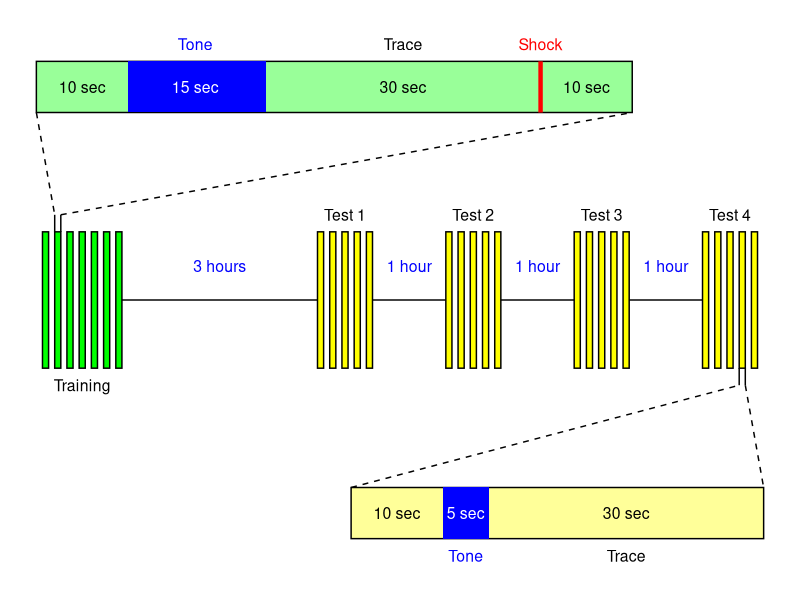

Reproduce this figure in R.
library(tidyverse)

# figure 1a schematic diagram
df <- data.frame(
    left = c(seq(1, length.out = 7, by = 2), seq(46, length.out = 5, by = 2),
             seq(67, length.out = 5, by = 2), seq(88, length.out = 5, by = 2),
             seq(109, length.out = 5, by = 2)),
    right = c(seq(2, length.out = 7, by = 2), seq(47, length.out = 5, by = 2),
              seq(68, length.out = 5, by = 2), seq(89, length.out = 5, by = 2),
              seq(110, length.out = 5, by = 2)),
    up = rep(2, 27),
    down = rep(-2, 27)
)

f1a <- ggplot(df, aes(xmin=left, xmax=right, ymin=down, ymax=up))+
    ylim(-8, 8)+
    theme_void()+
    geom_rect(colour = "black", fill = c(rep("green", 7), rep("yellow", 20)))+
    annotate("segment", x = 14, xend = 46, y = 0, yend = 0)+
    annotate("segment", x = seq(55, length.out = 3, by = 21), xend = seq(67, length.out = 3, by = 21), y = 0, yend = 0)+
    annotate("text", x = 30, y = 1, label = "3 hours", color = "blue", size = 4)+
    annotate("text", x = seq(61, length.out = 3, by = 21), y = 1, label = "1 hour", color = "blue", size = 4)+
    annotate("text", x = 7.5, y = -2.5, label = "Training", size = 4)+
    annotate("text", x = 50.5, y = 2.5, label = "Test 1", size = 4)+
    annotate("text", x = 71.5, y = 2.5, label = "Test 2", size = 4)+
    annotate("text", x = 92.5, y = 2.5, label = "Test 3", size = 4)+
    annotate("text", x = 113.5, y = 2.5, label = "Test 4", size = 4)+
    annotate("rect", xmin = 0, xmax = 97.5, ymin = 5.5, ymax = 7, color = "black", fill = "green", alpha = 0.4)+
    annotate("rect", xmin = 15, xmax = 37.5, ymin = 5.5, ymax = 7, alpha = 1, fill = "blue")+
    annotate("segment", x = 82.5, xend = 82.5, y = 5.5, yend = 7, size = 1.5, color = "red")+
    annotate("text", x = 26, y = 7.5, label = "Tone", color = "blue", size = 4)+
    annotate("text", x = 82.5, y = 7.5, label = "Shock", color = "red", size = 4)+
    annotate("text", x = 60, y = 7.5, label = "Trace", size = 4)+
    annotate("text", x = 7.5, y = 6.25, label = "10 sec", size = 4)+
    annotate("text", x = 26, y = 6.25, label = "15 sec", size = 4, color = "white")+
    annotate("text", x = 60, y = 6.25, label = "30 sec", size = 4)+
    annotate("text", x = 90, y = 6.25, label = "10 sec", size = 4)+
    annotate("segment", x = 0, xend = 3, y = 5.5, yend = 2.5, lty = 2)+
    annotate("segment", x = 4, xend = 97.5, y = 2.5, yend = 5.5, lty = 2)+
    annotate("segment", x = 3, xend = 3, y = 2, yend = 2.5, lty = 1)+
    annotate("segment", x = 4, xend = 4, y = 2, yend = 2.5, lty = 1)+
    annotate("rect", xmin = 51.5, xmax = 119, ymin = -7, ymax = -5.5, color = "black", fill = "yellow", alpha = 0.4)+
    annotate("rect", xmin = 66.5, xmax = 74, ymin = -7, ymax = -5.5, alpha = 1, fill = "blue")+
    annotate("text", x = 70.25, y = -7.5, label = "Tone", color = "blue", size = 4)+
    annotate("text", x = 96.5, y = -7.5, label = "Trace", size = 4)+
    annotate("text", x = 59, y = -6.25, label = "10 sec", size = 4)+
    annotate("text", x = 70.25, y = -6.25, label = "5 sec", size = 4, color = "white")+
    annotate("text", x = 96.5, y = -6.25, label = "30 sec", size = 4)+
    annotate("segment", x = 51.5, xend = 115, y = -5.5, yend = -2.5, lty = 2)+
    annotate("segment", x = 116, xend = 119, y = -2.5, yend = -5.5, lty = 2)+
    annotate("segment", x = 115, xend = 115, y = -2, yend = -2.5, lty = 1)+
    annotate("segment", x = 116, xend = 116, y = -2, yend = -2.5, lty = 1)
ggsave(f1a, filename = "figure 1a.pdf", height = 4, width = 7)
